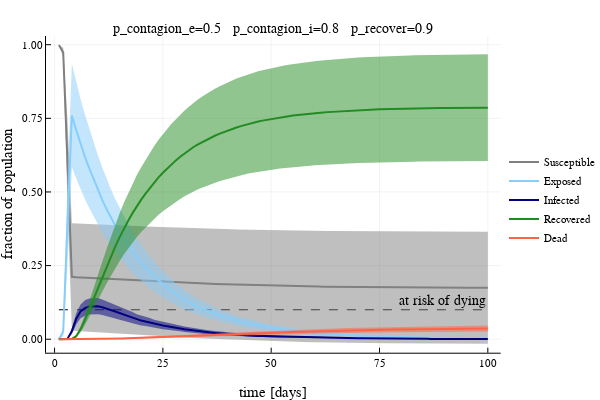

The notebook cell this image was saved under:
### Code cell
ttl = @sprintf "p_contagion_e=%.1f   p_contagion_i=%.1f   p_recover=%.1f" P_CONTAGION_E P_CONTAGION_I P_RECOVER;
seird_plot(data, 1.0 - P_RECOVER, ttl)

### Figure 1 — Plotly figure (JSON) as saved in the notebook; plotly's stock layout.template omitted (floating-point values rounded to 4 significant figures; data arrays with more than 128 entries replaced by an {"elided": "..."} marker saying what was removed)
{"data": [{"colorbar": {"title": ""}, "legendgroup": "", "line": {"color": "rgba(0, 0, 0, 1.000)", "dash": "dash", "shape": "linear", "width": 1}, "mode": "lines", "name": "", "showlegend": false, "type": "scatter", "x": [1, 2, 3, 4, 5, 6, 7, 8, 9, 10, 11, 12, 13, 14, 15, 16, 17, 18, 19, 20, 21, 22, 23, 24, 25, 26, 27, 28, 29, 30, 31, 32, 33, 34, 35, 36, 37, 38, 39, 40, 41, 42, 43, 44, 45, 46, 47, 48, 49, 50, 51, 52, 53, 54, 55, 56, 57, 58, 59, 60, 61, 62, 63, 64, 65, 66, 67, 68, 69, 70, 71, 72, 73, 74, 75, 76, 77, 78, 79, 80, 81, 82, 83, 84, 85, 86, 87, 88, 89, 90, 91, 92, 93, 94, 95, 96, 97, 98, 99, 100], "xaxis": "x1", "y": [0.1, 0.1, 0.1, 0.1, 0.1, 0.1, 0.1, 0.1, 0.1, 0.1, 0.1, 0.1, 0.1, 0.1, 0.1, 0.1, 0.1, 0.1, 0.1, 0.1, 0.1, 0.1, 0.1, 0.1, 0.1, 0.1, 0.1, 0.1, 0.1, 0.1, 0.1, 0.1, 0.1, 0.1, 0.1, 0.1, 0.1, 0.1, 0.1, 0.1, 0.1, 0.1, 0.1, 0.1, 0.1, 0.1, 0.1, 0.1, 0.1, 0.1, 0.1, 0.1, 0.1, 0.1, 0.1, 0.1, 0.1, 0.1, 0.1, 0.1, 0.1, 0.1, 0.1, 0.1, 0.1, 0.1, 0.1, 0.1, 0.1, 0.1, 0.1, 0.1, 0.1, 0.1, 0.1, 0.1, 0.1, 0.1, 0.1, 0.1, 0.1, 0.1, 0.1, 0.1, 0.1, 0.1, 0.1, 0.1, 0.1, 0.1, 0.1, 0.1, 0.1, 0.1, 0.1, 0.1, 0.1, 0.1, 0.1, 0.1], "yaxis": "y1", "zmax": null, "zmin": null}, {"colorbar": {"title": ""}, "fill": "tozeroy", "fillcolor": "rgba(128, 128, 128, 0.500)", "legendgroup": "Susceptible", "line": {"color": "rgba(128, 128, 128, 1.000)", "dash": "solid", "shape": "linear", "width": 0}, "mode": "lines", "name": "Susceptible", "showlegend": false, "type": "scatter", "x": {"elided": "200 int values"}, "xaxis": "x1", "y": {"elided": "200 float values"}, "yaxis": "y1", "zmax": null, "zmin": null}, {"colorbar": {"title": ""}, "legendgroup": "Susceptible", "line": {"color": "rgba(128, 128, 128, 1.000)", "dash": "solid", "shape": "linear", "width": 2}, "mode": "lines", "name": "Susceptible", "showlegend": true, "type": "scatter", "x": [1, 2, 3, 4, 5, 6, 7, 8, 9, 10, 11, 12, 13, 14, 15, 16, 17, 18, 19, 20, 21, 22, 23, 24, 25, 26, 27, 28, 29, 30, 31, 32, 33, 34, 35, 36, 37, 38, 39, 40, 41, 42, 43, 44, 45, 46, 47, 48, 49, 50, 51, 52, 53, 54, 55, 56, 57, 58, 59, 60, 61, 62, 63, 64, 65, 66, 67, 68, 69, 70, 71, 72, 73, 74, 75, 76, 77, 78, 79, 80, 81, 82, 83, 84, 85, 86, 87, 88, 89, 90, 91, 92, 93, 94, 95, 96, 97, 98, 99, 100], "xaxis": "x1", "y": [0.999, 0.9739, 0.5978, 0.2118, 0.2102, 0.2094, 0.2086, 0.2077, 0.2068, 0.206, 0.2054, 0.2046, 0.204, 0.2032, 0.2023, 0.2014, 0.2005, 0.1997, 0.1991, 0.1985, 0.1977, 0.1969, 0.1963, 0.1955, 0.1947, 0.1941, 0.1934, 0.1927, 0.1921, 0.1915, 0.1909, 0.1904, 0.1897, 0.1892, 0.1886, 0.188, 0.1875, 0.1871, 0.1865, 0.186, 0.1856, 0.1852, 0.1846, 0.1843, 0.1837, 0.1834, 0.1829, 0.1825, 0.1821, 0.1818, 0.1814, 0.1811, 0.1807, 0.1805, 0.1802, 0.1799, 0.1797, 0.1794, 0.1791, 0.1788, 0.1786, 0.1784, 0.1782, 0.178, 0.1779, 0.1776, 0.1775, 0.1773, 0.1771, 0.177, 0.1768, 0.1767, 0.1766, 0.1765, 0.1763, 0.1762, 0.1761, 0.1761, 0.176, 0.1758, 0.1758, 0.1757, 0.1757, 0.1756, 0.1755, 0.1755, 0.1754, 0.1754, 0.1753, 0.1752, 0.1751, 0.1751, 0.1751, 0.175, 0.175, 0.1749, 0.1749, 0.1749, 0.1748, 0.1748], "yaxis": "y1", "zmax": null, "zmin": null}, {"colorbar": {"title": ""}, "fill": "tozeroy", "fillcolor": "rgba(135, 206, 250, 0.500)", "legendgroup": "Exposed", "line": {"color": "rgba(135, 206, 250, 1.000)", "dash": "solid", "shape": "linear", "width": 0}, "mode": "lines", "name": "Exposed", "showlegend": false, "type": "scatter", "x": {"elided": "200 int values"}, "xaxis": "x1", "y": {"elided": "200 float values"}, "yaxis": "y1", "zmax": null, "zmin": null}, {"colorbar": {"title": ""}, "legendgroup": "Exposed", "line": {"color": "rgba(135, 206, 250, 1.000)", "dash": "solid", "shape": "linear", "width": 2}, "mode": "lines", "name": "Exposed", "showlegend": true, "type": "scatter", "x": [1, 2, 3, 4, 5, 6, 7, 8, 9, 10, 11, 12, 13, 14, 15, 16, 17, 18, 19, 20, 21, 22, 23, 24, 25, 26, 27, 28, 29, 30, 31, 32, 33, 34, 35, 36, 37, 38, 39, 40, 41, 42, 43, 44, 45, 46, 47, 48, 49, 50, 51, 52, 53, 54, 55, 56, 57, 58, 59, 60, 61, 62, 63, 64, 65, 66, 67, 68, 69, 70, 71, 72, 73, 74, 75, 76, 77, 78, 79, 80, 81, 82, 83, 84, 85, 86, 87, 88, 89, 90, 91, 92, 93, 94, 95, 96, 97, 98, 99, 100], "xaxis": "x1", "y": [0, 0.02507, 0.3998, 0.7598, 0.7101, 0.6624, 0.6202, 0.5805, 0.5428, 0.5067, 0.4733, 0.4419, 0.413, 0.3863, 0.361, 0.338, 0.3158, 0.2955, 0.2772, 0.26, 0.2429, 0.2272, 0.2126, 0.1987, 0.1864, 0.1744, 0.1635, 0.1525, 0.1429, 0.1338, 0.1255, 0.1177, 0.1106, 0.104, 0.09781, 0.09206, 0.0864, 0.08119, 0.07617, 0.07203, 0.06727, 0.06299, 0.05912, 0.05564, 0.05285, 0.04979, 0.04687, 0.04374, 0.04109, 0.03887, 0.03655, 0.03467, 0.03277, 0.03093, 0.02924, 0.02783, 0.02612, 0.02484, 0.02345, 0.02215, 0.02099, 0.01974, 0.01844, 0.01723, 0.01626, 0.01529, 0.01444, 0.01362, 0.01278, 0.012, 0.01127, 0.01056, 0.00999, 0.00956, 0.00904, 0.00874, 0.00825, 0.00776, 0.00728, 0.00684, 0.00638, 0.00615, 0.00581, 0.00552, 0.00536, 0.00497, 0.00467, 0.00441, 0.00414, 0.00399, 0.00384, 0.00351, 0.0033, 0.00312, 0.00293, 0.00285, 0.00269, 0.00252, 0.0024, 0.00229], "yaxis": "y1", "zmax": null, "zmin": null}, {"colorbar": {"title": ""}, "fill": "tozeroy", "fillcolor": "rgba(0, 0, 128, 0.500)", "legendgroup": "Infected", "line": {"color": "rgba(0, 0, 128, 1.000)", "dash": "solid", "shape": "linear", "width": 0}, "mode": "lines", "name": "Infected", "showlegend": false, "type": "scatter", "x": {"elided": "200 int values"}, "xaxis": "x1", "y": {"elided": "200 float values"}, "yaxis": "y1", "zmax": null, "zmin": null}, {"colorbar": {"title": ""}, "legendgroup": "Infected", "line": {"color": "rgba(0, 0, 128, 1.000)", "dash": "solid", "shape": "linear", "width": 2}, "mode": "lines", "name": "Infected", "showlegend": true, "type": "scatter", "x": [1, 2, 3, 4, 5, 6, 7, 8, 9, 10, 11, 12, 13, 14, 15, 16, 17, 18, 19, 20, 21, 22, 23, 24, 25, 26, 27, 28, 29, 30, 31, 32, 33, 34, 35, 36, 37, 38, 39, 40, 41, 42, 43, 44, 45, 46, 47, 48, 49, 50, 51, 52, 53, 54, 55, 56, 57, 58, 59, 60, 61, 62, 63, 64, 65, 66, 67, 68, 69, 70, 71, 72, 73, 74, 75, 76, 77, 78, 79, 80, 81, 82, 83, 84, 85, 86, 87, 88, 89, 90, 91, 92, 93, 94, 95, 96, 97, 98, 99, 100], "xaxis": "x1", "y": [0.001, 0.00065, 0.00195, 0.02742, 0.0693, 0.09468, 0.1057, 0.1107, 0.1125, 0.1122, 0.1085, 0.1046, 0.09987, 0.09408, 0.0889, 0.08263, 0.07837, 0.07337, 0.06735, 0.06323, 0.06043, 0.05675, 0.05247, 0.04983, 0.04665, 0.0444, 0.04097, 0.03911, 0.0365, 0.03387, 0.03159, 0.029, 0.02742, 0.02562, 0.02409, 0.02245, 0.02102, 0.01959, 0.01854, 0.01692, 0.01646, 0.01572, 0.01476, 0.01373, 0.01228, 0.01147, 0.01085, 0.01088, 0.01047, 0.00956, 0.00937, 0.00842, 0.00794, 0.00746, 0.00689, 0.00634, 0.00617, 0.00563, 0.00538, 0.00521, 0.00491, 0.00461, 0.00447, 0.00446, 0.00418, 0.00389, 0.00378, 0.00354, 0.00331, 0.00303, 0.00297, 0.0027, 0.00252, 0.00205, 0.00205, 0.00177, 0.00171, 0.00171, 0.00157, 0.0017, 0.00169, 0.00145, 0.00137, 0.00126, 0.00115, 0.00117, 0.00109, 0.00099, 0.00107, 0.00087, 0.00073, 0.0008, 0.00078, 0.00072, 0.00069, 0.00062, 0.00066, 0.00061, 0.00059, 0.00055], "yaxis": "y1", "zmax": null, "zmin": null}, {"colorbar": {"title": ""}, "fill": "tozeroy", "fillcolor": "rgba(34, 139, 34, 0.500)", "legendgroup": "Recovered", "line": {"color": "rgba(34, 139, 34, 1.000)", "dash": "solid", "shape": "linear", "width": 0}, "mode": "lines", "name": "Recovered", "showlegend": false, "type": "scatter", "x": {"elided": "200 int values"}, "xaxis": "x1", "y": {"elided": "200 float values"}, "yaxis": "y1", "zmax": null, "zmin": null}, {"colorbar": {"title": ""}, "legendgroup": "Recovered", "line": {"color": "rgba(34, 139, 34, 1.000)", "dash": "solid", "shape": "linear", "width": 2}, "mode": "lines", "name": "Recovered", "showlegend": true, "type": "scatter", "x": [1, 2, 3, 4, 5, 6, 7, 8, 9, 10, 11, 12, 13, 14, 15, 16, 17, 18, 19, 20, 21, 22, 23, 24, 25, 26, 27, 28, 29, 30, 31, 32, 33, 34, 35, 36, 37, 38, 39, 40, 41, 42, 43, 44, 45, 46, 47, 48, 49, 50, 51, 52, 53, 54, 55, 56, 57, 58, 59, 60, 61, 62, 63, 64, 65, 66, 67, 68, 69, 70, 71, 72, 73, 74, 75, 76, 77, 78, 79, 80, 81, 82, 83, 84, 85, 86, 87, 88, 89, 90, 91, 92, 93, 94, 95, 96, 97, 98, 99, 100], "xaxis": "x1", "y": [0, 0.00033, 0.00045, 0.00097, 0.01036, 0.03348, 0.06529, 0.1006, 0.1374, 0.1745, 0.2118, 0.2477, 0.2817, 0.3147, 0.3457, 0.3755, 0.4024, 0.4281, 0.4523, 0.474, 0.4941, 0.5138, 0.5328, 0.5497, 0.5653, 0.5798, 0.5943, 0.6072, 0.6195, 0.631, 0.6414, 0.6519, 0.6607, 0.669, 0.6767, 0.6841, 0.6909, 0.6973, 0.7032, 0.7088, 0.714, 0.7189, 0.7237, 0.728, 0.7322, 0.7358, 0.7392, 0.7422, 0.7451, 0.7479, 0.7504, 0.753, 0.7552, 0.7573, 0.7594, 0.7612, 0.7629, 0.7645, 0.7659, 0.7672, 0.7686, 0.7699, 0.7711, 0.7721, 0.7731, 0.7742, 0.7749, 0.7758, 0.7767, 0.7775, 0.7782, 0.7789, 0.7794, 0.7801, 0.7805, 0.781, 0.7814, 0.7818, 0.7823, 0.7825, 0.7828, 0.7831, 0.7833, 0.7836, 0.7838, 0.784, 0.7843, 0.7845, 0.7847, 0.785, 0.7851, 0.7853, 0.7854, 0.7856, 0.7857, 0.7858, 0.7859, 0.7861, 0.7861, 0.7862], "yaxis": "y1", "zmax": null, "zmin": null}, {"colorbar": {"title": ""}, "fill": "tozeroy", "fillcolor": "rgba(255, 99, 71, 0.500)", "legendgroup": "Dead", "line": {"color": "rgba(255, 99, 71, 1.000)", "dash": "solid", "shape": "linear", "width": 0}, "mode": "lines", "name": "Dead", "showlegend": false, "type": "scatter", "x": {"elided": "200 int values"}, "xaxis": "x1", "y": {"elided": "200 float values"}, "yaxis": "y1", "zmax": null, "zmin": null}, {"colorbar": {"title": ""}, "legendgroup": "Dead", "line": {"color": "rgba(255, 99, 71, 1.000)", "dash": "solid", "shape": "linear", "width": 2}, "mode": "lines", "name": "Dead", "showlegend": true, "type": "scatter", "x": [1, 2, 3, 4, 5, 6, 7, 8, 9, 10, 11, 12, 13, 14, 15, 16, 17, 18, 19, 20, 21, 22, 23, 24, 25, 26, 27, 28, 29, 30, 31, 32, 33, 34, 35, 36, 37, 38, 39, 40, 41, 42, 43, 44, 45, 46, 47, 48, 49, 50, 51, 52, 53, 54, 55, 56, 57, 58, 59, 60, 61, 62, 63, 64, 65, 66, 67, 68, 69, 70, 71, 72, 73, 74, 75, 76, 77, 78, 79, 80, 81, 82, 83, 84, 85, 86, 87, 88, 89, 90, 91, 92, 93, 94, 95, 96, 97, 98, 99, 100], "xaxis": "x1", "y": [0, 2e-05, 4e-05, 6e-05, 8e-05, 0.00011, 0.00023, 0.00038, 0.0005, 0.00061, 0.00087, 0.00117, 0.00147, 0.00178, 0.00212, 0.00249, 0.00288, 0.00332, 0.0039, 0.00437, 0.00487, 0.00529, 0.00587, 0.00628, 0.00686, 0.00734, 0.00785, 0.00846, 0.00909, 0.00991, 0.01052, 0.01101, 0.01158, 0.0122, 0.01278, 0.01339, 0.01413, 0.01487, 0.01556, 0.01618, 0.0167, 0.01718, 0.01782, 0.01836, 0.01891, 0.01961, 0.02014, 0.02066, 0.02121, 0.02187, 0.02225, 0.02286, 0.02334, 0.02375, 0.02431, 0.02477, 0.0252, 0.02566, 0.02619, 0.0266, 0.02693, 0.02732, 0.02775, 0.02815, 0.02858, 0.02898, 0.02939, 0.02975, 0.03011, 0.03049, 0.03076, 0.03119, 0.03149, 0.03184, 0.03207, 0.03229, 0.03248, 0.0327, 0.03292, 0.0331, 0.03331, 0.03358, 0.03382, 0.03399, 0.03416, 0.03434, 0.03455, 0.03472, 0.03481, 0.03498, 0.03515, 0.0353, 0.03544, 0.03553, 0.03562, 0.03576, 0.03582, 0.03594, 0.03607, 0.03621], "yaxis": "y1", "zmax": null, "zmin": null}], "layout": {"annotations": [{"font": {"color": "rgba(0, 0, 0, 1.000)", "family": "sans-serif", "size": 14}, "rotation": 0, "showarrow": false, "text": "p_contagion_e=0.5   p_contagion_i=0.8   p_recover=0.9", "x": 0.5424, "xanchor": "center", "xref": "paper", "y": 1, "yanchor": "top", "yref": "paper"}, {"font": {"color": "rgba(0, 0, 0, 1.000)", "family": "sans-serif", "size": 14}, "rotation": 0, "showarrow": false, "text": "at risk of dying", "x": 100, "xanchor": "right", "xref": "x", "y": 0.1, "yanchor": "bottom", "yref": "y"}], "height": 400, "legend": {"bgcolor": "rgba(255, 255, 255, 1.000)", "bordercolor": "rgba(0, 0, 0, 1.000)", "font": {"color": "rgba(0, 0, 0, 1.000)", "family": "sans-serif", "size": 11}, "tracegroupgap": 0, "x": 1, "y": 0.5}, "margin": {"b": 20, "l": 0, "r": 0, "t": 20}, "paper_bgcolor": "rgba(255, 255, 255, 1.000)", "plot_bgcolor": "rgba(255, 255, 255, 1.000)", "showlegend": true, "width": 600, "xaxis": {"anchor": "y1", "domain": [0.09128, 0.9934], "gridcolor": "rgba(0, 0, 0, 0.100)", "gridwidth": 0.5, "linecolor": "rgba(0, 0, 0, 1.000)", "mirror": false, "range": [-1.97, 103.0], "showgrid": true, "showline": true, "showticklabels": true, "tickangle": 0, "tickcolor": "rgb(0, 0, 0)", "tickfont": {"color": "rgba(0, 0, 0, 1.000)", "family": "sans-serif", "size": 11}, "tickmode": "array", "ticks": "inside", "ticktext": ["0", "25", "50", "75", "100"], "tickvals": [0, 25, 50, 75, 100], "title": "time [days]", "titlefont": {"color": "rgba(0, 0, 0, 1.000)", "family": "sans-serif", "size": 15}, "type": "-", "visible": true, "zeroline": false, "zerolinecolor": "rgba(0, 0, 0, 1.000)"}, "yaxis": {"anchor": "x1", "domain": [0.07581, 0.9554], "gridcolor": "rgba(0, 0, 0, 0.100)", "gridwidth": 0.5, "linecolor": "rgba(0, 0, 0, 1.000)", "mirror": false, "range": [-0.0458, 1.029], "showgrid": true, "showline": true, "showticklabels": true, "tickangle": 0, "tickcolor": "rgb(0, 0, 0)", "tickfont": {"color": "rgba(0, 0, 0, 1.000)", "family": "sans-serif", "size": 11}, "tickmode": "array", "ticks": "inside", "ticktext": ["0.00", "0.25", "0.50", "0.75", "1.00"], "tickvals": [0, 0.25, 0.5, 0.75, 1], "title": "fraction of population", "titlefont": {"color": "rgba(0, 0, 0, 1.000)", "family": "sans-serif", "size": 15}, "type": "-", "visible": true, "zeroline": false, "zerolinecolor": "rgba(0, 0, 0, 1.000)"}}}
